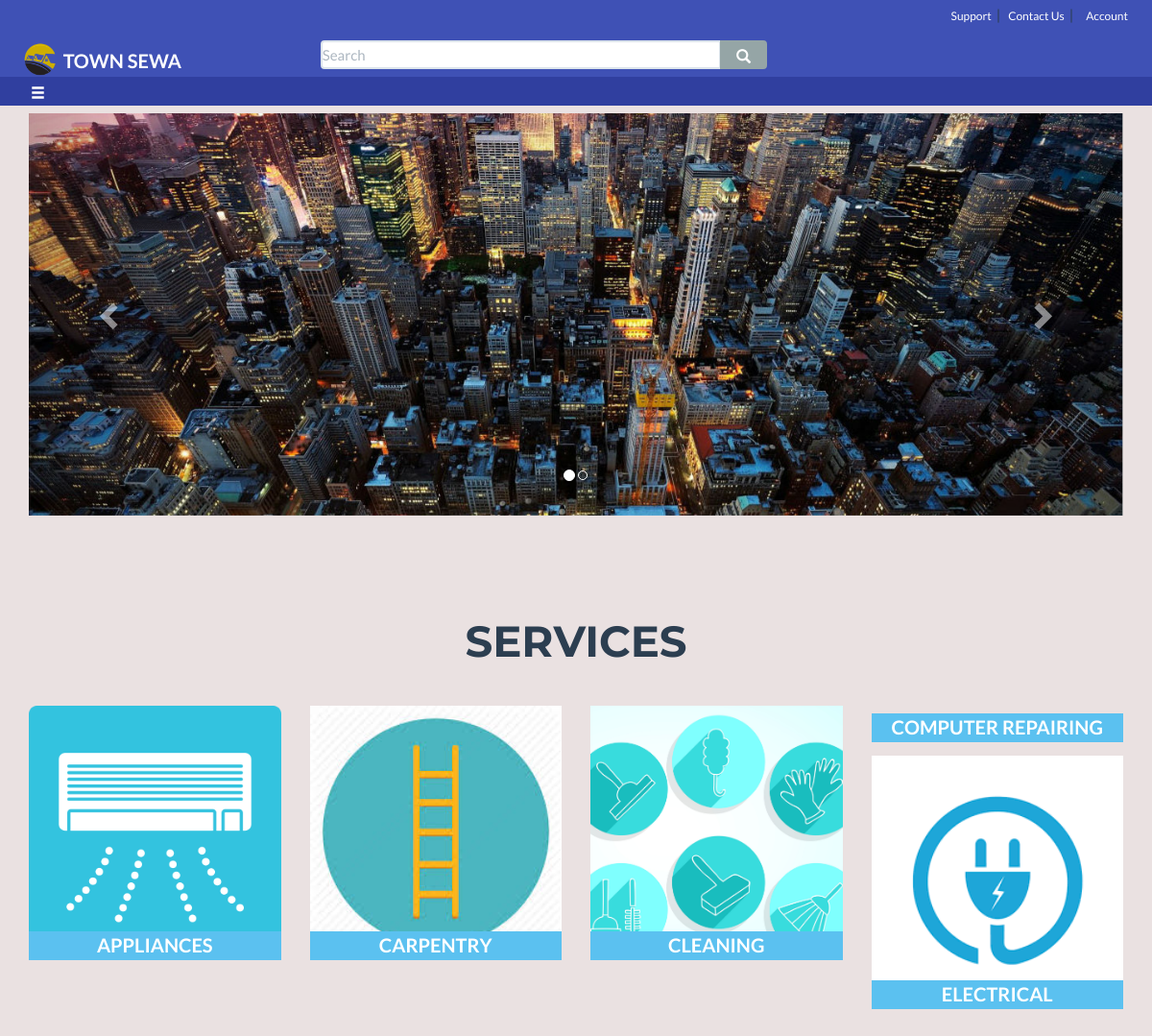
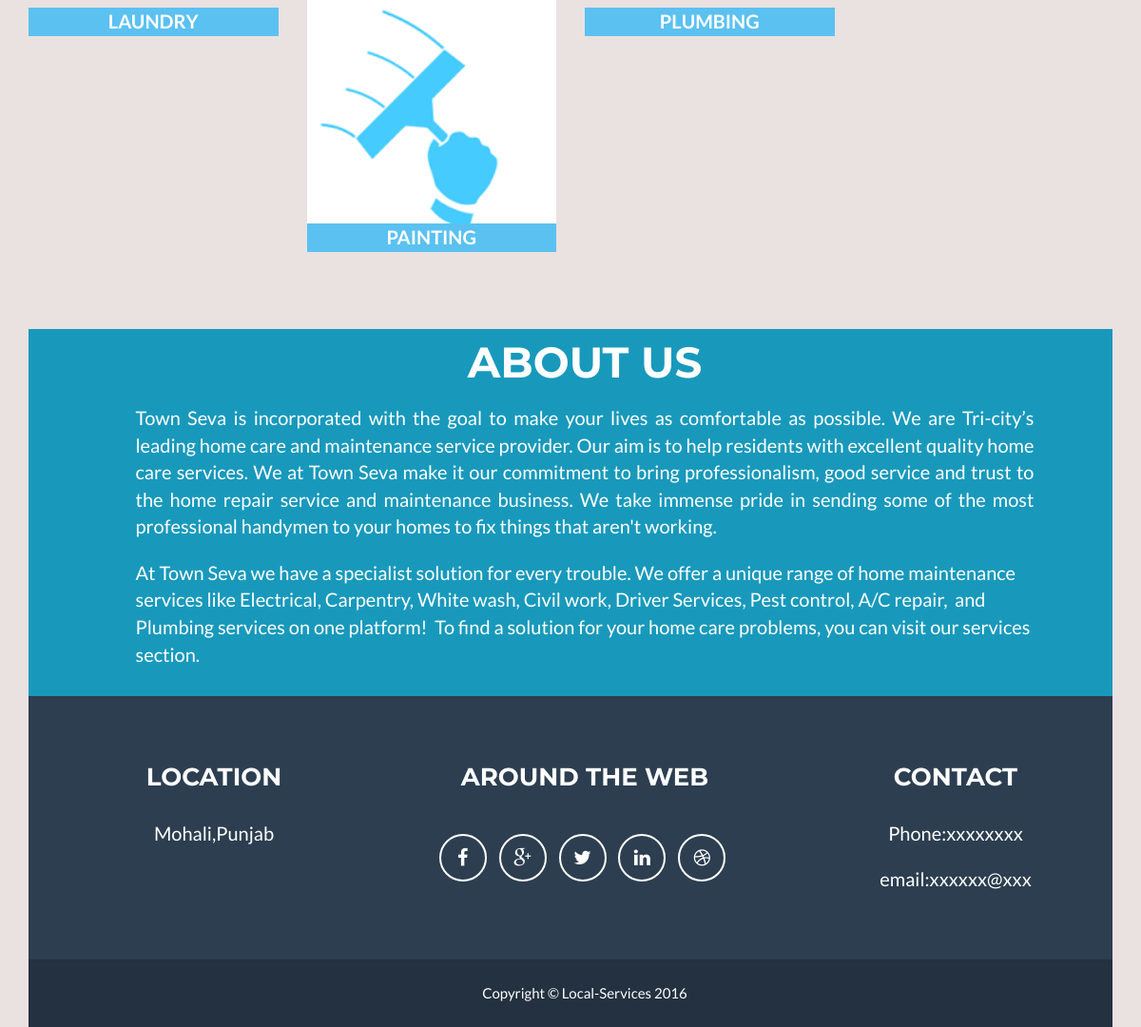
The page / on the database its author committed (2 pictures, top to bottom).
### tables this page shows
CREATE TABLE `services` (
  `id` int(11) NOT NULL,
  `name` varchar(50) NOT NULL,
  `description` text,
  `imageurl` varchar(100) NOT NULL
);

### classes/connectionClass.php (called while the page is built, shortened)
<?php
   	class connection {
   	   		public function __construct() {
   				$this->con = mysqli_connect(DB_SERVER,DB_USERNAME,DB_PASSWORD,DB_DATABASE);
   		}
   }
?>

### classes/servicesClass.php (called while the page is built, shortened)
<?php
	include_once 'connectionClass.php';
	class Service extends connection {
		public function allServices(){
			$query = mysqli_query($this->con,"SELECT * from services");
			return $query;
		}
	}
 ?>

### index.php (the view, shortened to what this page needs)
<?php
	include_once 'classes/servicesClass.php';
?>
<!DOCTYPE html>
<html lang="en">
<head>
    <link href="css/bootstrap.min.css" rel="stylesheet">
    <link href="css/freelancer.css" rel="stylesheet">
    <link rel="stylesheet" type="text/css" href="css/custom.css">
    <link href="font-awesome/css/font-awesome.min.css" rel="stylesheet" type="text/css">
</head>
<body id="page-top" class="index">
    <div id="navbar-top" class="navbar-top">
	    <div class="navbar-login" >
            <a class = "login" href="#">Support</a><span class="vertical-line">|</span>
            <a class = "login" href="#contact_us">Contact Us</a><span class="vertical-line">|</span>
            <div class="nav_bar_account">
            	<a class = "login" href="#"><?php if(isset($_SESSION['user'])){ echo $_SESSION['user_name'];} else echo "Account"; ?></a>
            </div>
	    </div>
	</div>
    <div id="sticky">
            <div class="col-xs-3 " >
            	<img src="favicon.ico" style="height:40px; padding-bottom:1%;">&nbsp<b style="font-size:20px;">TOWN SEWA</b>
            </div>
            <div style="margin-top:-14px;" class="col-xs-6 col-xs-6 col-xs-offset-right-3">
                <form class="navbar-form "  role="search">
                    <div class="input-group col-md-12">
                        <input type="text" class="form-control"  style=" padding:0;
                        height:30px" placeholder="Search" name="search" id="search">
                        <div class="input-group-btn">
                            <button  style="height:30px"  class="btn btn-default" type="submit"><i class="glyphicon glyphicon-search" style="top:-4px;"></i></button>
                        </div>
                    </div>
                </form>
       		</div>
    </div>
<div id="navbar-bottom" style="width:100%;">
   <div id="inline-div" style="width:100%;">
    <div style="float:left; width:10%;">
    	<a href="#" class="menubtn">
    	   	<button type="button" class="btn btn-md hamb" aria-label="Left Align">
  				<span class="glyphicon glyphicon-menu-hamburger" aria-hidden="true">
  				</span>
			</button></a>
    </div>
    </div>
</div>
	    <header>
	        <div class="container offers">
	        	<div class="row">
	        	<div class="col-lg-12">
	            <div class="row" style="object-fit: cover;">
	                <div class="col-lg-12" >
	                	<div id="my-slider" class="carousel slide" data-ride="carousel">
						<ol class="carousel-indicators">
							<li data-target="#my-slider" data-slide-to="0" class="active"></li>
							<li data-target="#my-slider" data-slide-to="1"></li>
						</ol>
						<div class="carousel-inner carousel" role="listbox">
							<div class="item active">
								<img class="offer-images" src="images/slide1.jpg" alt="Auto" height="100px" width="1200px" />
								<div class="carousel-caption">
								</div>
							</div>
						</div>
						<a class="left carousel-control" href="#my-slider" role="button" data-slide="prev">
							<span class="glyphicon glyphicon-chevron-left" aria-hidden="true" ></span>
						</a>
						<a class="right carousel-control" href="#my-slider" role="button" data-slide="next">
							<span class="glyphicon glyphicon-chevron-right" aria-hidden="true" ></span>
						</a>
						</div>
	                </div>
	            </div>
	            </div>
	            </div>
	        </div>
	    </header>
	    <br><br><br><br>
	    <section id="portfolio">
	        <div class="container">
	            <div class="row">
	                <div class="col-lg-12 text-center">
	                    <h2>Services</h2>
	                </div>
	            </div>
	            <br><br>
	            <div class="row">
		            	<?php
		                    $getServices = new Service;
		                    $res=$getServices->allServices();
		                    while($result=mysqli_fetch_array($res)){
		                ?>
		              	<div class="col-sm-3 portfolio-item">
		                    <a href="subCategoriesView.php?id=<?php echo $result['id'];?>" class="portfolio-link" data-toggle="modal">
		                        <div class="caption" >
		                           <div class="caption-content">
		                                <b > <?php echo $result['name']; ?></b>
		                           </div>
		                        </div>
		                       	<img src="<?php echo $result['imageurl'];?>" class="img-responsive" alt="">
		                    </a>
		                </div>
		                <?php
		        		}
		        	?>
		        </div>
	        </div>
	    </section>
<br><br>
	    <div class="container">
	    <section class="success" id="about">
	        <div class="container">
	            <div class="row">
	                <div class="col-lg-12 text-center">
	                    <h2>About US</h2>
	                </div>
	            </div>
	            <div class="row">
	                <div class="col-lg-10 col-lg-offset-1">
	                    <p style="text-align:justify">Town Seva is incorporated with the goal to make your lives as comfortable as possible. We are Tri-city’s leading home care and maintenance service provider. Our aim is to help residents with excellent quality home care services.
We at Town Seva make it our commitment to bring professionalism, good service and trust to the home repair service and maintenance business. We take immense pride in sending some of the most professional handymen to your homes to fix things that aren't working.
</p>
	                    <p>At Town Seva we have a specialist solution for every trouble. We offer a unique range of home maintenance services like Electrical, Carpentry, White wash, Civil work, Driver Services, Pest control, A/C repair,  and Plumbing services on one platform!  To find a solution for your home care problems, you can visit our services section.
</p>
	                </div>
	            </div>
	        </div>
	    </section>
	    </div>
	    <div class="container">
	    <footer class="text-center">
	        <div class="footer-above">
	            <div class="container">
	                <div class="row">
	                    <div class="footer-col col-md-4">
	                        <h3>Location</h3>
	                        <p>Mohali,Punjab</p>
	                    </div>
	                    <div class="footer-col col-md-4">
	                        <h3>Around the Web</h3>
	                        <ul class="list-inline">
	                            <li>
	                                <a href="#" class="btn-social btn-outline"><i class="fa fa-fw fa-facebook"></i></a>
	                            </li>
	                            <li>
	                                <a href="#" class="btn-social btn-outline"><i class="fa fa-fw fa-google-plus"></i></a>
	                            </li>
	                            <li>
	                                <a href="#" class="btn-social btn-outline"><i class="fa fa-fw fa-twitter"></i></a>
	                            </li>
	                            <li>
	                                <a href="#" class="btn-social btn-outline"><i class="fa fa-fw fa-linkedin"></i></a>
	                            </li>
	                            <li>
	                                <a href="#" class="btn-social btn-outline"><i class="fa fa-fw fa-dribbble"></i></a>
	                            </li>
	                        </ul>
	                    </div>
	                    <div class="footer-col col-md-4">
	                        <h3 id="contact_us">Contact</h3>
	                        <p>Phone:xxxxxxxx</p>
	                        <p>email:xxxxxx@xxx</p>
	                    </div>
	                </div>
	            </div>
	        </div>
	        <div class="footer-below">
	            <div class="container">
	                <div class="row">
	                    <div class="col-lg-12">
	                        Copyright &copy; Local-Services 2016
	                    </div>
	                </div>
	            </div>
	        </div>
	    </footer>
	    </div>
</body>
</html>

### css/freelancer.css (style rules this page uses)
body { background-color: #eae1e1; overflow-x: hidden; padding-bottom: 50px; }
p { font-size: 20px; }
a, a:hover, a:focus, a:active, a.active { outline: 0; color: #18bc9c; }
h1, h2, h3, h4, h5, h6 { text-transform: uppercase; font-family: Montserrat,"Helvetica Neue",Helvetica,Arial,sans-serif; font-weight: 700; }
header { text-align: center; color: #fff; background: #eae1e1; }
header .container { padding-top: 0px; padding-bottom: 50px; }
header img { display: block; margin: 0 auto; }
@media (min-width:768px) { header .container { padding-top:0; padding-bottom: 10px; } }
section { padding: 10px 0; }
section h2 { margin: 0; font-size: 3em; }
section.success { color: #fff; background: #1899bc; }
#portfolio .portfolio-item { right: 0; margin: 0 0 15px; }
#portfolio .portfolio-item .portfolio-link { display: block; position: relative; margin: 0 auto; max-width: 400px; }
#portfolio .portfolio-item .portfolio-link .caption { position: absolute; width: 100%; height: 100%; opacity:1; -webkit-transition: all ease .5s; -moz-transition: all ease .5s; transition: all ease .5s; text-align: center; color: white; }
#portfolio .portfolio-item .portfolio-link .caption .caption-content { position: absolute; top: 94%; width: 100%; height: 30px; margin-top: -12px; text-align: center; font-size: 20px; color: #fff; background-color: #5BC1F0; }
#portfolio * { z-index: 2; }
@media (min-width:767px) { #portfolio .portfolio-item { margin: 0 0 30px; } }
.btn-outline { margin-top: 15px; border: solid 2px #fff; font-size: 20px; color: #fff; background: 0 0; transition: all .3s ease-in-out; }
footer { color: #fff; }
footer h3 { margin-bottom: 30px; }
footer .footer-above { padding-top: 50px; background-color: #2c3e50; }
footer .footer-col { margin-bottom: 50px; }
footer .footer-below { padding: 25px 0; background-color: #233140; }
.btn-social { display: inline-block; width: 50px; height: 50px; border: 2px solid #fff; border-radius: 100%; text-align: center; font-size: 20px; line-height: 45px; }

### css/custom.css (style rules this page uses)
#sticky { padding: 0.5ex; width: 600px; color: #fff; font-size: 2em; background-color:#3F51B5; width:100%; height:50px; }
body { margin: 0; padding:0; }
p { margin: 1em auto; }
.navbar-login { float:right; padding: 5px; margin-right: 10px; }
.login { font-size: 12px; padding: 5px; text-decoration: none; color: white; }
#inline-div { width: 100%; float: left; margin:0; }
#navbar-top { background:#3F51B5; width:100%; height:30px; }
.offers { z-index: -1; }
.navbar-top .navbar-login .nav_bar_account { font-size: 12px; padding: 5px; text-decoration: none; color: white; }
.nav_bar_account { display: inline; }
.navbar-top .navbar-login .nav_bar_account { position: relative;navbar }
ul { margin: 0; padding: 0; }
#navbar-bottom { background:#303F9F; margin-top:0; width:100%; height:30px; }

### index.php (style rules this page uses)
.menubtn { position: relative; z-index: 101; font-size: 0em; line-height: 0em; top: 2px; padding: 15px; color: white; }
.hamb { background: transparent; padding-top: 0px; margin: 0; }

### rows shown on the page
services: name "APPLIANCES", imageurl (picture)
services: name "CARPENTRY", imageurl (picture)
services: name "CLEANING", imageurl (picture)
services: name "COMPUTER REPAIRING"
services: name "ELECTRICAL", imageurl (picture)
services: name "LAUNDRY"
services: name "PAINTING", imageurl (picture)
services: name "PLUMBING"
